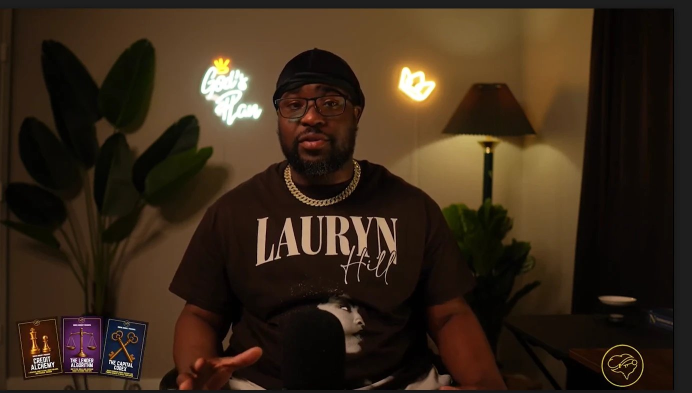
#> input picture render-input/_canonical_still.png, 1383 x 786 px (shown at 1/2 size)
$ python -i mockup_concepts.py   (imports and definitions only)
#> lines starting #> are read from the running program, lines starting #| are printed output that depends on the picture
#!/usr/bin/env python3
"""
Godiva Mindset — concept LAYOUT MOCKUPS (not final renders).

Draws all 4 thumbnail concepts at 1280x720 in the brand palette so James can
SEE composition: punch box, captions, hero-graphic placement, subject zone.
The subject is a placeholder silhouette — the photoreal render with James's
real cutout happens on his machine via godiva_thumbnail.py.
"""
from PIL import Image, ImageDraw, ImageFont, ImageFilter
import os

W, H = 1280, 720
DEEP_BLUE = (29, 78, 216)
DARK = (12, 20, 40)
WHITE = (245, 245, 245)
RED = (193, 39, 45)
GOLD = (201, 156, 61)
GREEN = (0, 168, 107)
BLACK = (10, 10, 12)

FB = "/usr/share/fonts/truetype/dejavu/DejaVuSans-Bold.ttf"

def font(sz):
    return ImageFont.truetype(FB, sz)

# [28 lines left out: function bg, not called in this run]

def subject(img):
    """Placeholder silhouette of James, chest-up, right of center, gold chain hint."""
    d = ImageDraw.Draw(img, "RGBA")
    cx = 930
    # rim light halo
    halo = Image.new("RGBA", (W, H), (0, 0, 0, 0))
    ImageDraw.Draw(halo).ellipse([cx-230, 120, cx+230, H+120], fill=(80, 120, 220, 90))
    halo = halo.filter(ImageFilter.GaussianBlur(40))
    img.paste(Image.alpha_composite(img.convert("RGBA"), halo).convert("RGB"), (0, 0))
    d = ImageDraw.Draw(img, "RGBA")
    body = (22, 18, 16, 255)  # brown tee / dark
    # shoulders/torso
    d.rounded_rectangle([cx-200, 470, cx+210, H+40], radius=80, fill=body)
    # head
    d.ellipse([cx-90, 200, cx+90, 410], fill=(46, 34, 28, 255))
    # beanie/durag
    d.pieslice([cx-95, 175, cx+95, 320], 180, 360, fill=(18, 18, 20, 255))
    # gold chain hint
    d.arc([cx-70, 400, cx+70, 480], 20, 160, fill=GOLD, width=7)
    # glasses hint
    d.line([cx-55, 290, cx+55, 290], fill=(15, 15, 15, 255), width=6)
    d.text((cx-80, H-44), "JAMES (cutout)", font=font(20), fill=(150, 170, 210))
    return img

# [74 lines left out: functions outlined, punch_box, text_block, report_x, report_x3, flip_clock and 1 more, not called in this run]

CONCEPTS = [
    ("concept1_sweep", "SWEEP", "THE FEDS DIDN'T. I DID.", "MY EXACT METHOD INSIDE", report_x),
    ("concept2_wiped", "WIPED", "3 BANKRUPTCIES AT ONCE", "A STRANGER RAN MY METHOD", report_x3),
    ("concept3_blocked", "BLOCKED", "GONE IN 60 DAYS", "VERIFIED 3X, THEN KEYS", flip_clock),
    ("concept4_verified", "VERIFIED", "ISN'T FINAL", "THE STEP THEY HOPE YOU MISS", verified_stamp),
]

# [1 line not run here, left out]
paths = []
# [11 lines not run here, left out]

# contact sheet
sheet = Image.new("RGB", (W+40, H*2+60), (8, 10, 18))
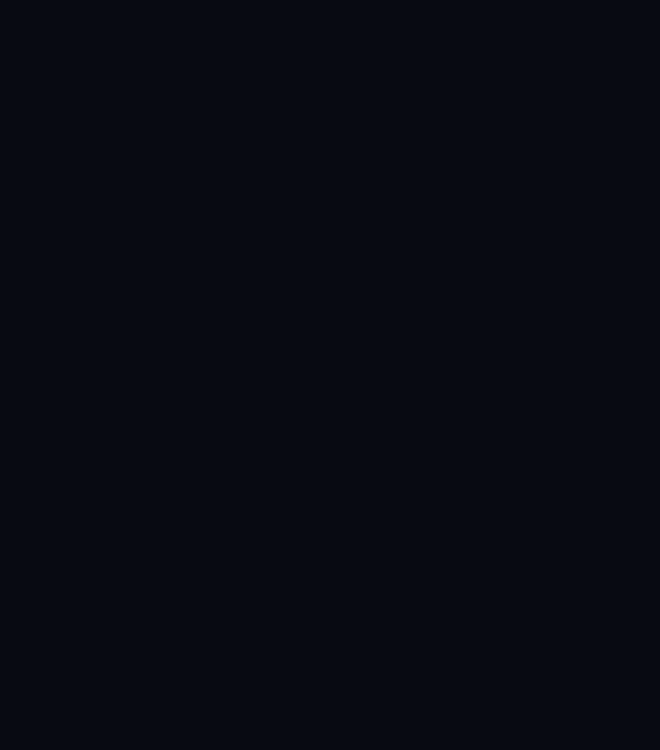
#> sheet: PIL image 1320x1500 RGB (shown at 1/2 size); mean R, G, B 8, 10, 18
small = (W//2, H//2)
# [7 lines not run here, left out]

>>> from PIL import Image
>>> picture = Image.open('render-input/_canonical_still.png')
#> picture is the input picture: PIL image 1383x786 RGB; mean R, G, B 56.4, 40.4, 25.1
>>> result = subject(picture)
#> in subject, `halo = Image.new("RGBA", (W, H), (0, 0, 0, 0))`: halo: PIL image 1280x720 RGBA; every value is 0
#> in subject, `ImageDraw.Draw(halo).ellipse([cx-230, 120, cx+230, H+120], fill=(80, 1..`:
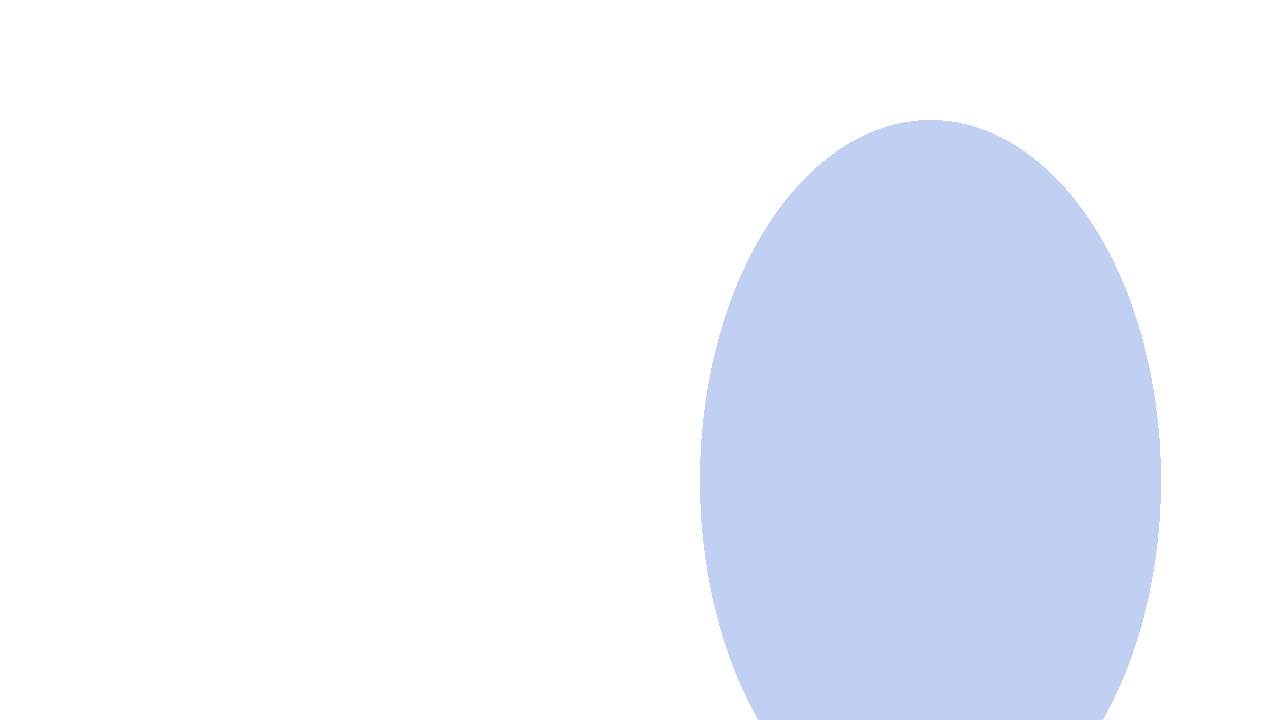
#> halo: PIL image 1280x720 RGBA; mean R, G, B, A 20.2, 30.2, 55.4, 22.7; transparent parts drawn white
#> in subject, `halo = halo.filter(ImageFilter.GaussianBlur(40))`:
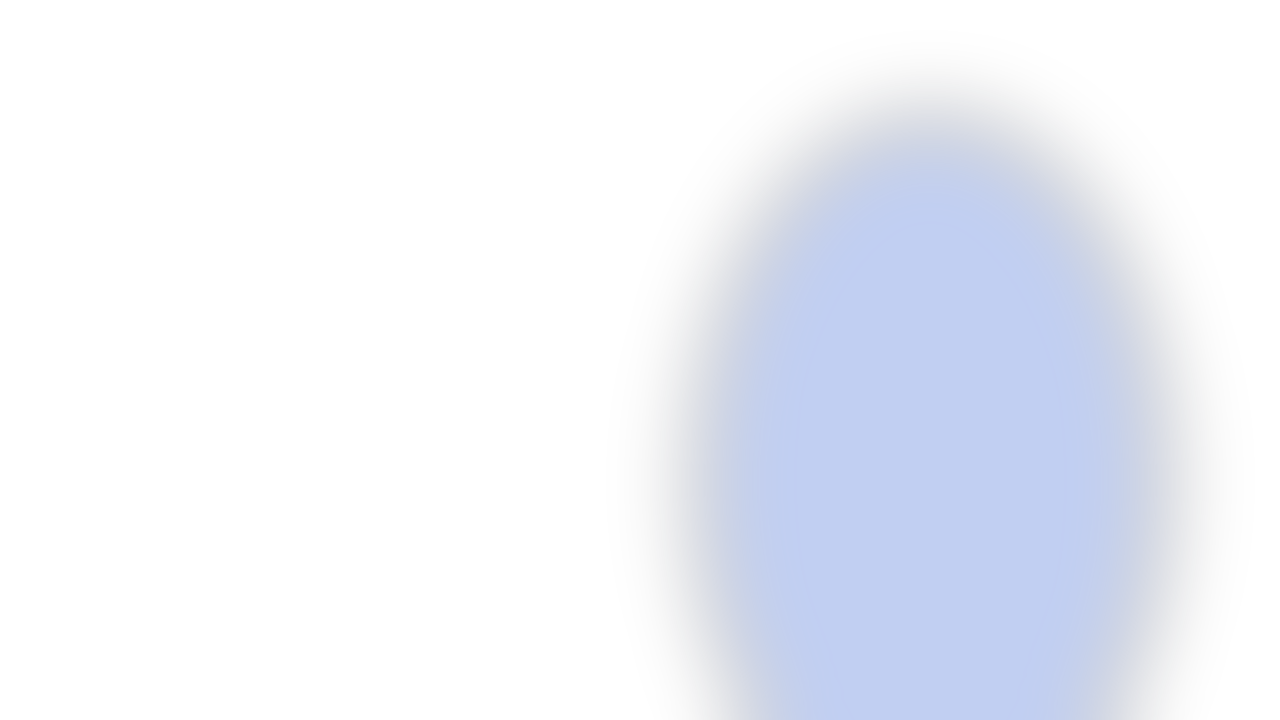
#> halo: PIL image 1280x720 RGBA; mean R, G, B, A 20.1, 30.2, 55.3, 22.6; transparent parts drawn white
#> (the run stopped early here; a loop or call above may not have finished)
